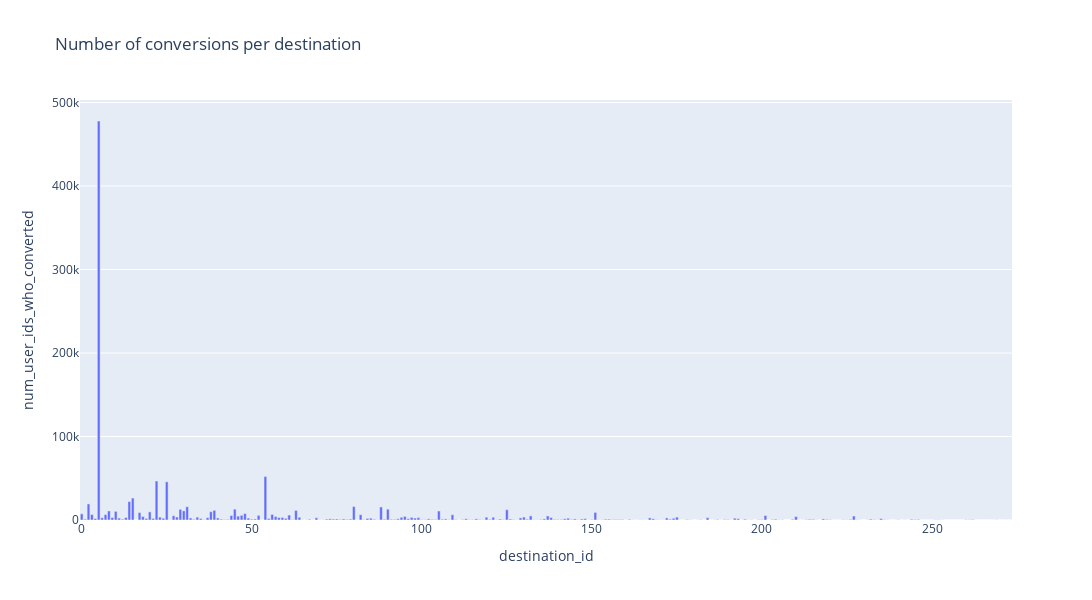
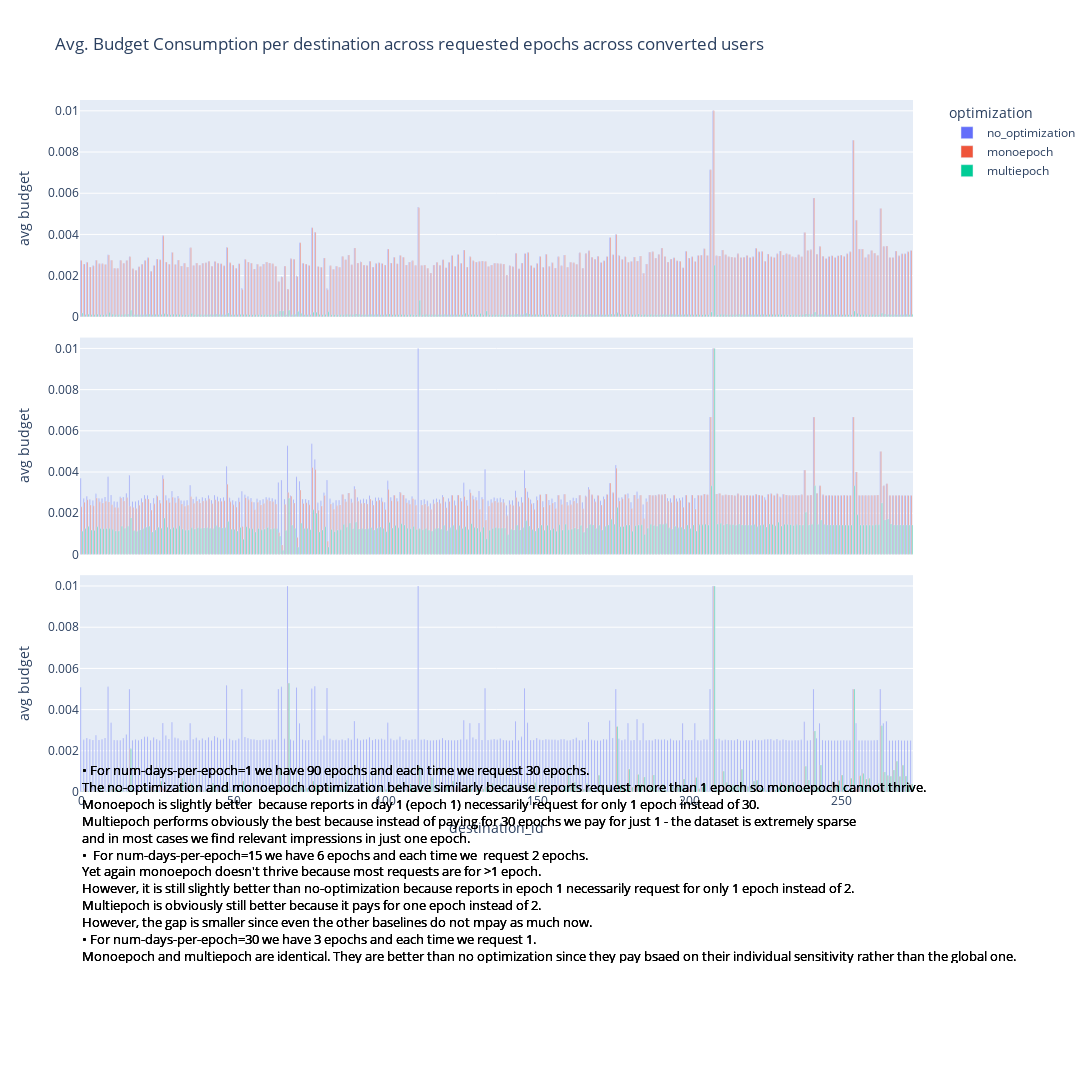
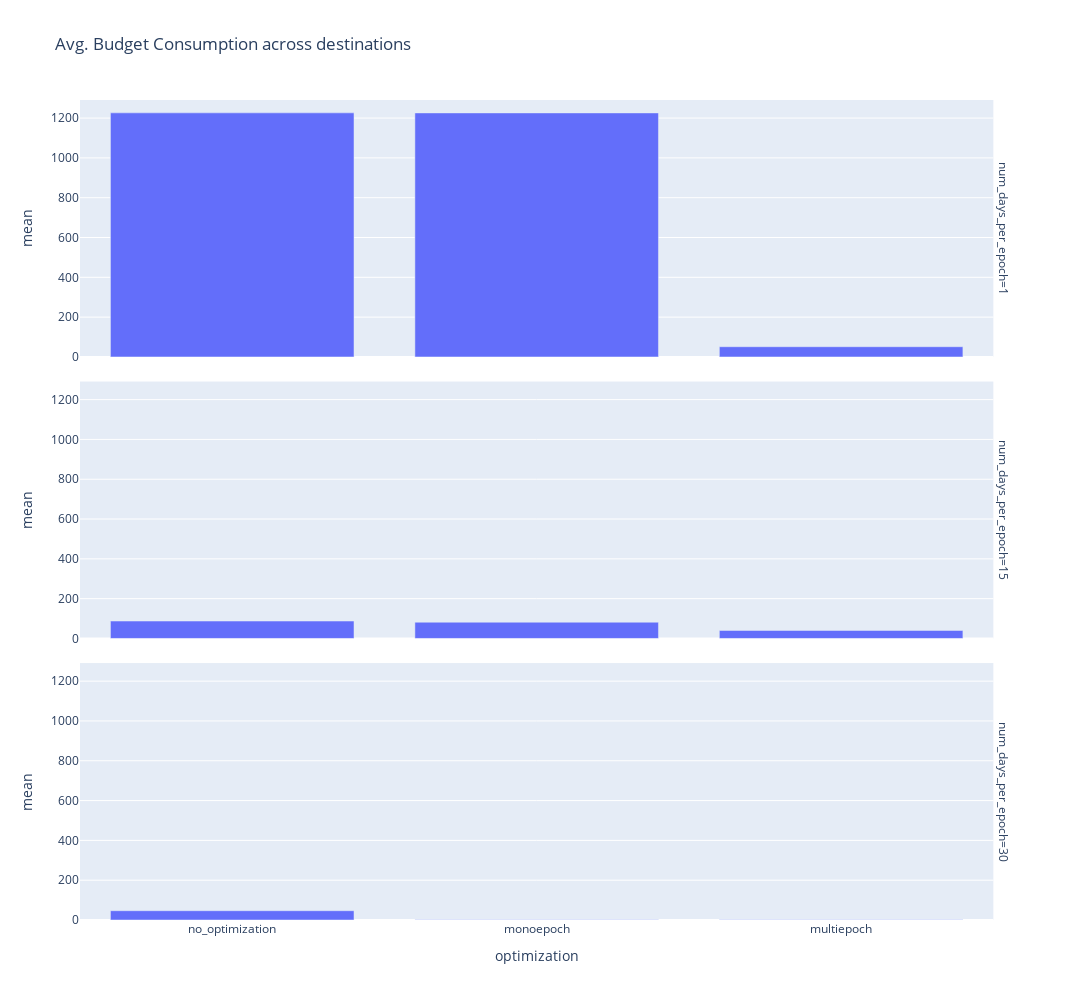
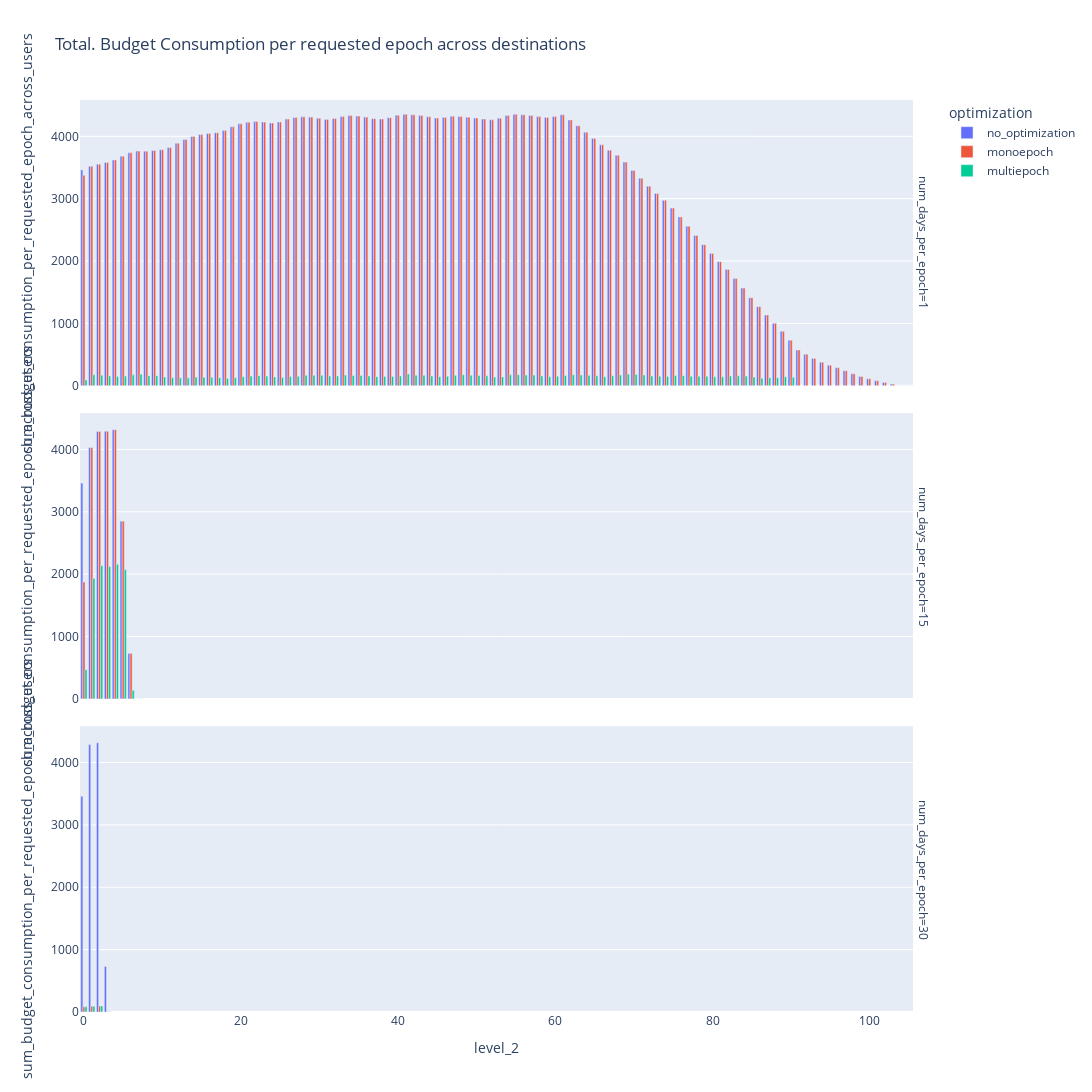

Source (notebook cell) for these figures, in order:
### Code cell
plot_budget_consumption(destinations_df)

### Figure 1 — Plotly figure (JSON) as saved in the notebook; plotly's stock layout.template omitted (floating-point values rounded to 4 significant figures; data arrays with more than 128 entries replaced by an {"elided": "..."} marker saying what was removed)
{"data": [{"alignmentgroup": "True", "hovertemplate": "destination_id=%{x}<br>num_user_ids_who_converted=%{y}<extra></extra>", "legendgroup": "", "marker": {"color": "#636efa", "pattern": {"shape": ""}}, "name": "", "offsetgroup": "", "orientation": "v", "showlegend": false, "textposition": "auto", "type": "bar", "x": {"elided": "274 int values"}, "xaxis": "x", "y": {"elided": "274 int values"}, "yaxis": "y"}], "layout": {"barmode": "relative", "height": 600, "legend": {"tracegroupgap": 0}, "title": {"text": "Number of conversions per destination"}, "width": 1100, "xaxis": {"anchor": "y", "autorange": true, "domain": [0, 1], "range": [-0.5, 273.5], "title": {"text": "destination_id"}, "type": "linear"}, "yaxis": {"anchor": "x", "autorange": true, "domain": [0, 1], "range": [0, 503040], "title": {"text": "num_user_ids_who_converted"}, "type": "linear"}}}

### Figure 2 — Plotly figure (JSON) as saved in the notebook; plotly's stock layout.template omitted (floating-point values rounded to 4 significant figures; data arrays with more than 128 entries replaced by an {"elided": "..."} marker saying what was removed)
{"data": [{"alignmentgroup": "True", "hovertemplate": "optimization=no_optimization<br>num_days_per_epoch=1<br>destination_id=%{x}<br>avg_budget_consumption_across_requested_epochs_across_converted_users=%{y}<extra></extra>", "legendgroup": "no_optimization", "marker": {"color": "#636efa", "pattern": {"shape": ""}}, "name": "no_optimization", "offsetgroup": "no_optimization", "orientation": "v", "showlegend": true, "textposition": "auto", "type": "bar", "x": {"elided": "274 int values"}, "xaxis": "x3", "y": {"elided": "274 float values"}, "yaxis": "y3"}, {"alignmentgroup": "True", "hovertemplate": "optimization=no_optimization<br>num_days_per_epoch=15<br>destination_id=%{x}<br>avg_budget_consumption_across_requested_epochs_across_converted_users=%{y}<extra></extra>", "legendgroup": "no_optimization", "marker": {"color": "#636efa", "pattern": {"shape": ""}}, "name": "no_optimization", "offsetgroup": "no_optimization", "orientation": "v", "showlegend": false, "textposition": "auto", "type": "bar", "x": {"elided": "274 int values"}, "xaxis": "x2", "y": {"elided": "274 float values"}, "yaxis": "y2"}, {"alignmentgroup": "True", "hovertemplate": "optimization=no_optimization<br>num_days_per_epoch=30<br>destination_id=%{x}<br>avg_budget_consumption_across_requested_epochs_across_converted_users=%{y}<extra></extra>", "legendgroup": "no_optimization", "marker": {"color": "#636efa", "pattern": {"shape": ""}}, "name": "no_optimization", "offsetgroup": "no_optimization", "orientation": "v", "showlegend": false, "textposition": "auto", "type": "bar", "x": {"elided": "274 int values"}, "xaxis": "x", "y": {"elided": "274 float values"}, "yaxis": "y"}, {"alignmentgroup": "True", "hovertemplate": "optimization=monoepoch<br>num_days_per_epoch=1<br>destination_id=%{x}<br>avg_budget_consumption_across_requested_epochs_across_converted_users=%{y}<extra></extra>", "legendgroup": "monoepoch", "marker": {"color": "#EF553B", "pattern": {"shape": ""}}, "name": "monoepoch", "offsetgroup": "monoepoch", "orientation": "v", "showlegend": true, "textposition": "auto", "type": "bar", "x": {"elided": "274 int values"}, "xaxis": "x3", "y": {"elided": "274 float values"}, "yaxis": "y3"}, {"alignmentgroup": "True", "hovertemplate": "optimization=monoepoch<br>num_days_per_epoch=15<br>destination_id=%{x}<br>avg_budget_consumption_across_requested_epochs_across_converted_users=%{y}<extra></extra>", "legendgroup": "monoepoch", "marker": {"color": "#EF553B", "pattern": {"shape": ""}}, "name": "monoepoch", "offsetgroup": "monoepoch", "orientation": "v", "showlegend": false, "textposition": "auto", "type": "bar", "x": {"elided": "274 int values"}, "xaxis": "x2", "y": {"elided": "274 float values"}, "yaxis": "y2"}, {"alignmentgroup": "True", "hovertemplate": "optimization=monoepoch<br>num_days_per_epoch=30<br>destination_id=%{x}<br>avg_budget_consumption_across_requested_epochs_across_converted_users=%{y}<extra></extra>", "legendgroup": "monoepoch", "marker": {"color": "#EF553B", "pattern": {"shape": ""}}, "name": "monoepoch", "offsetgroup": "monoepoch", "orientation": "v", "showlegend": false, "textposition": "auto", "type": "bar", "x": {"elided": "274 int values"}, "xaxis": "x", "y": {"elided": "274 float values"}, "yaxis": "y"}, {"alignmentgroup": "True", "hovertemplate": "optimization=multiepoch<br>num_days_per_epoch=1<br>destination_id=%{x}<br>avg_budget_consumption_across_requested_epochs_across_converted_users=%{y}<extra></extra>", "legendgroup": "multiepoch", "marker": {"color": "#00cc96", "pattern": {"shape": ""}}, "name": "multiepoch", "offsetgroup": "multiepoch", "orientation": "v", "showlegend": true, "textposition": "auto", "type": "bar", "x": {"elided": "274 int values"}, "xaxis": "x3", "y": {"elided": "274 float values"}, "yaxis": "y3"}, {"alignmentgroup": "True", "hovertemplate": "optimization=multiepoch<br>num_days_per_epoch=15<br>destination_id=%{x}<br>avg_budget_consumption_across_requested_epochs_across_converted_users=%{y}<extra></extra>", "legendgroup": "multiepoch", "marker": {"color": "#00cc96", "pattern": {"shape": ""}}, "name": "multiepoch", "offsetgroup": "multiepoch", "orientation": "v", "showlegend": false, "textposition": "auto", "type": "bar", "x": {"elided": "274 int values"}, "xaxis": "x2", "y": {"elided": "274 float values"}, "yaxis": "y2"}, {"alignmentgroup": "True", "hovertemplate": "optimization=multiepoch<br>num_days_per_epoch=30<br>destination_id=%{x}<br>avg_budget_consumption_across_requested_epochs_across_converted_users=%{y}<extra></extra>", "legendgroup": "multiepoch", "marker": {"color": "#00cc96", "pattern": {"shape": ""}}, "name": "multiepoch", "offsetgroup": "multiepoch", "orientation": "v", "showlegend": false, "textposition": "auto", "type": "bar", "x": {"elided": "274 int values"}, "xaxis": "x", "y": {"elided": "274 float values"}, "yaxis": "y"}], "layout": {"annotations": [{"align": "left", "font": {"color": "black", "size": 13}, "height": 200, "showarrow": false, "text": "• For num-days-per-epoch=1 we have 90 epochs and each time we request 30 epochs. <br>The no-optimization and monoepoch optimization behave similarly because reports request more than 1 epoch so monoepoch cannot thrive. <br>Monoepoch is slightly better  because reports in day 1 (epoch 1) necessarily request for only 1 epoch instead of 30. <br>Multiepoch performs obviously the best because instead of paying for 30 epochs we pay for just 1 - the dataset is extremely sparse <br>and in most cases we find relevant impressions in just one epoch. <br>•  For num-days-per-epoch=15 we have 6 epochs and each time we  request 2 epochs. <br>Yet again monoepoch doesn't thrive because most requests are for >1 epoch. <br>However, it is still slightly better than no-optimization because reports in epoch 1 necessarily request for only 1 epoch instead of 2. <br>Multiepoch is obviously still better because it pays for one epoch instead of 2. <br>However, the gap is smaller since even the other baselines do not mpay as much now. <br>• For num-days-per-epoch=30 we have 3 epochs and each time we request 1. <br>Monoepoch and multiepoch are identical. They are better than no optimization since they pay bsaed on their individual sensitivity rather than the global one.", "textangle": 0, "width": 1000, "x": 0, "xanchor": "left", "xref": "paper", "y": -0.25, "yanchor": "bottom", "yref": "paper"}, {"align": "left", "font": {"color": "black", "size": 13}, "height": 200, "showarrow": false, "text": "• For num-days-per-epoch=1 we have 90 epochs and each time we request 30 epochs. <br>The no-optimization and monoepoch optimization behave similarly because reports request more than 1 epoch so monoepoch cannot thrive. <br>Monoepoch is slightly better  because reports in day 1 (epoch 1) necessarily request for only 1 epoch instead of 30. <br>Multiepoch performs obviously the best because instead of paying for 30 epochs we pay for just 1 - the dataset is extremely sparse <br>and in most cases we find relevant impressions in just one epoch. <br>•  For num-days-per-epoch=15 we have 6 epochs and each time we  request 2 epochs. <br>Yet again monoepoch doesn't thrive because most requests are for >1 epoch. <br>However, it is still slightly better than no-optimization because reports in epoch 1 necessarily request for only 1 epoch instead of 2. <br>Multiepoch is obviously still better because it pays for one epoch instead of 2. <br>However, the gap is smaller since even the other baselines do not mpay as much now. <br>• For num-days-per-epoch=30 we have 3 epochs and each time we request 1. <br>Monoepoch and multiepoch are identical. They are better than no optimization since they pay bsaed on their individual sensitivity rather than the global one.", "textangle": 0, "width": 1000, "x": 0, "xanchor": "left", "xref": "paper", "y": -0.25, "yanchor": "bottom", "yref": "paper"}, {"align": "left", "font": {"color": "black", "size": 13}, "height": 200, "showarrow": false, "text": "• For num-days-per-epoch=1 we have 90 epochs and each time we request 30 epochs. <br>The no-optimization and monoepoch optimization behave similarly because reports request more than 1 epoch so monoepoch cannot thrive. <br>Monoepoch is slightly better  because reports in day 1 (epoch 1) necessarily request for only 1 epoch instead of 30. <br>Multiepoch performs obviously the best because instead of paying for 30 epochs we pay for just 1 - the dataset is extremely sparse <br>and in most cases we find relevant impressions in just one epoch. <br>•  For num-days-per-epoch=15 we have 6 epochs and each time we  request 2 epochs. <br>Yet again monoepoch doesn't thrive because most requests are for >1 epoch. <br>However, it is still slightly better than no-optimization because reports in epoch 1 necessarily request for only 1 epoch instead of 2. <br>Multiepoch is obviously still better because it pays for one epoch instead of 2. <br>However, the gap is smaller since even the other baselines do not mpay as much now. <br>• For num-days-per-epoch=30 we have 3 epochs and each time we request 1. <br>Monoepoch and multiepoch are identical. They are better than no optimization since they pay bsaed on their individual sensitivity rather than the global one.", "textangle": 0, "width": 1000, "x": 0, "xanchor": "left", "xref": "paper", "y": -0.25, "yanchor": "bottom", "yref": "paper"}], "barmode": "group", "height": 1600, "legend": {"title": {"text": "optimization"}, "tracegroupgap": 0}, "margin": {"b": 300}, "title": {"text": "Avg. Budget Consumption per destination across requested epochs across converted users"}, "width": 1100, "xaxis": {"anchor": "y", "autorange": true, "domain": [0, 0.98], "range": [-0.5, 273.5], "title": {"text": "destination_id"}, "type": "linear"}, "xaxis2": {"anchor": "y2", "autorange": true, "domain": [0, 0.98], "matches": "x", "range": [-0.5, 273.5], "showticklabels": false, "type": "linear"}, "xaxis3": {"anchor": "y3", "autorange": true, "domain": [0, 0.98], "matches": "x", "range": [-0.5, 273.5], "showticklabels": false, "type": "linear"}, "yaxis": {"anchor": "x", "autorange": true, "domain": [0, 0.3133], "range": [0, 0.01053], "title": {"text": "avg budget"}, "type": "linear"}, "yaxis2": {"anchor": "x2", "autorange": true, "domain": [0.3433, 0.6567], "matches": "y", "range": [0, 0.01053], "title": {"text": "avg budget"}, "type": "linear"}, "yaxis3": {"anchor": "x3", "autorange": true, "domain": [0.6867, 1.0], "matches": "y", "range": [0, 0.01053], "title": {"text": "avg budget"}, "type": "linear"}}}

### Figure 3 — Plotly figure (JSON) as saved in the notebook; plotly's stock layout.template omitted (floating-point values rounded to 4 significant figures)
{"data": [{"alignmentgroup": "True", "hovertemplate": "num_days_per_epoch=1<br>optimization=%{x}<br>mean=%{y}<extra></extra>", "legendgroup": "", "marker": {"color": "#636efa", "pattern": {"shape": ""}}, "name": "", "offsetgroup": "", "orientation": "v", "showlegend": false, "textposition": "auto", "type": "bar", "x": ["no_optimization", "monoepoch", "multiepoch"], "xaxis": "x3", "y": [1226.0, 1226.0, 51.31], "yaxis": "y3"}, {"alignmentgroup": "True", "hovertemplate": "num_days_per_epoch=15<br>optimization=%{x}<br>mean=%{y}<extra></extra>", "legendgroup": "", "marker": {"color": "#636efa", "pattern": {"shape": ""}}, "name": "", "offsetgroup": "", "orientation": "v", "showlegend": false, "textposition": "auto", "type": "bar", "x": ["no_optimization", "monoepoch", "multiepoch"], "xaxis": "x2", "y": [87.46, 81.67, 40.24], "yaxis": "y2"}, {"alignmentgroup": "True", "hovertemplate": "num_days_per_epoch=30<br>optimization=%{x}<br>mean=%{y}<extra></extra>", "legendgroup": "", "marker": {"color": "#636efa", "pattern": {"shape": ""}}, "name": "", "offsetgroup": "", "orientation": "v", "showlegend": false, "textposition": "auto", "type": "bar", "x": ["no_optimization", "monoepoch", "multiepoch"], "xaxis": "x", "y": [46.7, 1.0, 1.0], "yaxis": "y"}], "layout": {"annotations": [{"showarrow": false, "text": "num_days_per_epoch=30", "textangle": 90, "x": 0.98, "xanchor": "left", "xref": "paper", "y": 0.1567, "yanchor": "middle", "yref": "paper"}, {"showarrow": false, "text": "num_days_per_epoch=15", "textangle": 90, "x": 0.98, "xanchor": "left", "xref": "paper", "y": 0.5, "yanchor": "middle", "yref": "paper"}, {"showarrow": false, "text": "num_days_per_epoch=1", "textangle": 90, "x": 0.98, "xanchor": "left", "xref": "paper", "y": 0.8433, "yanchor": "middle", "yref": "paper"}], "barmode": "relative", "height": 1000, "legend": {"tracegroupgap": 0}, "title": {"text": "Avg. Budget Consumption across destinations"}, "width": 1100, "xaxis": {"anchor": "y", "autorange": true, "domain": [0, 0.98], "range": [-0.5, 2.5], "title": {"text": "optimization"}, "type": "category"}, "xaxis2": {"anchor": "y2", "autorange": true, "domain": [0, 0.98], "matches": "x", "range": [-0.5, 2.5], "showticklabels": false, "type": "category"}, "xaxis3": {"anchor": "y3", "autorange": true, "domain": [0, 0.98], "matches": "x", "range": [-0.5, 2.5], "showticklabels": false, "type": "category"}, "yaxis": {"anchor": "x", "autorange": true, "domain": [0, 0.3133], "range": [0, 1291.0], "title": {"text": "mean"}, "type": "linear"}, "yaxis2": {"anchor": "x2", "autorange": true, "domain": [0.3433, 0.6567], "matches": "y", "range": [0, 1291.0], "title": {"text": "mean"}, "type": "linear"}, "yaxis3": {"anchor": "x3", "autorange": true, "domain": [0.6867, 1.0], "matches": "y", "range": [0, 1291.0], "title": {"text": "mean"}, "type": "linear"}}}

### Figure 4 — Plotly figure (JSON) as saved in the notebook; plotly's stock layout.template omitted (floating-point values rounded to 4 significant figures)
{"data": [{"alignmentgroup": "True", "hovertemplate": "optimization=no_optimization<br>num_days_per_epoch=1<br>level_2=%{x}<br>sum_budget_consumption_per_requested_epoch_across_users=%{y}<extra></extra>", "legendgroup": "no_optimization", "marker": {"color": "#636efa", "pattern": {"shape": ""}}, "name": "no_optimization", "offsetgroup": "no_optimization", "orientation": "v", "showlegend": true, "textposition": "auto", "type": "bar", "x": [0, 1, 2, 3, 4, 5, 6, 7, 8, 9, 10, 11, 12, 13, 14, 15, 16, 17, 18, 19, 20, 21, 22, 23, 24, 25, 26, 27, 28, 29, 30, 31, 32, 33, 34, 35, 36, 37, 38, 39, 40, 41, 42, 43, 44, 45, 46, 47, 48, 49, 50, 51, 52, 53, 54, 55, 56, 57, 58, 59, 60, 61, 62, 63, 64, 65, 66, 67, 68, 69, 70, 71, 72, 73, 74, 75, 76, 77, 78, 79, 80, 81, 82, 83, 84, 85, 86, 87, 88, 89, 90, 91, 92, 93, 94, 95, 96, 97, 98, 99, 100, 101, 102, 103, 104, 105], "xaxis": "x3", "y": [3461.0, 3520.0, 3553.0, 3579.0, 3621.0, 3681.0, 3736.0, 3764.0, 3762.0, 3773.0, 3783.0, 3821.0, 3890.0, 3948.0, 3998.0, 4029.0, 4045.0, 4057.0, 4091.0, 4153.0, 4200.0, 4224.0, 4237.0, 4228.0, 4212.0, 4229.0, 4277.0, 4301.0, 4313.0, 4308.0, 4288.0, 4270.0, 4285.0, 4317.0, 4332.0, 4324.0, 4308.0, 4284.0, 4278.0, 4298.0, 4339.0, 4353.0, 4344.0, 4332.0, 4312.0, 4292.0, 4300.0, 4323.0, 4317.0, 4308.0, 4295.0, 4277.0, 4264.0, 4291.0, 4333.0, 4353.0, 4345.0, 4333.0, 4316.0, 4301.0, 4316.0, 4344.0, 4263.0, 4169.0, 4066.0, 3966.0, 3863.0, 3777.0, 3696.0, 3586.0, 3454.0, 3327.0, 3198.0, 3082.0, 2973.0, 2850.0, 2708.0, 2556.0, 2411.0, 2262.0, 2122.0, 1990.0, 1864.0, 1718.0, 1566.0, 1413.0, 1268.0, 1135.0, 1000.0, 874.1, 729.3, 574.2, 504.6, 436.4, 378.5, 330.0, 288.6, 242.4, 192.6, 149.8, 112.2, 79.53, 52.87, 27.59, 0.35, 0.01], "yaxis": "y3"}, {"alignmentgroup": "True", "hovertemplate": "optimization=no_optimization<br>num_days_per_epoch=15<br>level_2=%{x}<br>sum_budget_consumption_per_requested_epoch_across_users=%{y}<extra></extra>", "legendgroup": "no_optimization", "marker": {"color": "#636efa", "pattern": {"shape": ""}}, "name": "no_optimization", "offsetgroup": "no_optimization", "orientation": "v", "showlegend": false, "textposition": "auto", "type": "bar", "x": [0, 1, 2, 3, 4, 5, 6, 7], "xaxis": "x2", "y": [3461.0, 4029.0, 4288.0, 4292.0, 4316.0, 2850.0, 729.3, 0.01], "yaxis": "y2"}, {"alignmentgroup": "True", "hovertemplate": "optimization=no_optimization<br>num_days_per_epoch=30<br>level_2=%{x}<br>sum_budget_consumption_per_requested_epoch_across_users=%{y}<extra></extra>", "legendgroup": "no_optimization", "marker": {"color": "#636efa", "pattern": {"shape": ""}}, "name": "no_optimization", "offsetgroup": "no_optimization", "orientation": "v", "showlegend": false, "textposition": "auto", "type": "bar", "x": [0, 1, 2, 3], "xaxis": "x", "y": [3461.0, 4288.0, 4316.0, 729.3], "yaxis": "y"}, {"alignmentgroup": "True", "hovertemplate": "optimization=monoepoch<br>num_days_per_epoch=1<br>level_2=%{x}<br>sum_budget_consumption_per_requested_epoch_across_users=%{y}<extra></extra>", "legendgroup": "monoepoch", "marker": {"color": "#EF553B", "pattern": {"shape": ""}}, "name": "monoepoch", "offsetgroup": "monoepoch", "orientation": "v", "showlegend": true, "textposition": "auto", "type": "bar", "x": [0, 1, 2, 3, 4, 5, 6, 7, 8, 9, 10, 11, 12, 13, 14, 15, 16, 17, 18, 19, 20, 21, 22, 23, 24, 25, 26, 27, 28, 29, 30, 31, 32, 33, 34, 35, 36, 37, 38, 39, 40, 41, 42, 43, 44, 45, 46, 47, 48, 49, 50, 51, 52, 53, 54, 55, 56, 57, 58, 59, 60, 61, 62, 63, 64, 65, 66, 67, 68, 69, 70, 71, 72, 73, 74, 75, 76, 77, 78, 79, 80, 81, 82, 83, 84, 85, 86, 87, 88, 89, 90, 91, 92, 93, 94, 95, 96, 97, 98, 99, 100, 101, 102, 103, 104, 105], "xaxis": "x3", "y": [3376.0, 3520.0, 3553.0, 3579.0, 3621.0, 3681.0, 3736.0, 3764.0, 3762.0, 3773.0, 3783.0, 3821.0, 3890.0, 3948.0, 3998.0, 4029.0, 4045.0, 4057.0, 4091.0, 4153.0, 4200.0, 4224.0, 4237.0, 4228.0, 4212.0, 4229.0, 4277.0, 4301.0, 4313.0, 4308.0, 4288.0, 4270.0, 4285.0, 4317.0, 4332.0, 4324.0, 4308.0, 4284.0, 4278.0, 4298.0, 4339.0, 4353.0, 4344.0, 4332.0, 4312.0, 4292.0, 4300.0, 4323.0, 4317.0, 4308.0, 4295.0, 4277.0, 4264.0, 4291.0, 4333.0, 4353.0, 4345.0, 4333.0, 4316.0, 4301.0, 4316.0, 4344.0, 4263.0, 4169.0, 4066.0, 3966.0, 3863.0, 3777.0, 3696.0, 3586.0, 3454.0, 3327.0, 3198.0, 3082.0, 2973.0, 2850.0, 2708.0, 2556.0, 2411.0, 2262.0, 2122.0, 1990.0, 1864.0, 1718.0, 1566.0, 1413.0, 1268.0, 1135.0, 1000.0, 874.1, 729.3, 574.2, 504.6, 436.4, 378.5, 330.0, 288.6, 242.4, 192.6, 149.8, 112.2, 79.53, 52.87, 27.59, 0.35, 0.01], "yaxis": "y3"}, {"alignmentgroup": "True", "hovertemplate": "optimization=monoepoch<br>num_days_per_epoch=15<br>level_2=%{x}<br>sum_budget_consumption_per_requested_epoch_across_users=%{y}<extra></extra>", "legendgroup": "monoepoch", "marker": {"color": "#EF553B", "pattern": {"shape": ""}}, "name": "monoepoch", "offsetgroup": "monoepoch", "orientation": "v", "showlegend": false, "textposition": "auto", "type": "bar", "x": [0, 1, 2, 3, 4, 5, 6, 7], "xaxis": "x2", "y": [1875.0, 4029.0, 4288.0, 4292.0, 4316.0, 2850.0, 729.3, 0.01], "yaxis": "y2"}, {"alignmentgroup": "True", "hovertemplate": "optimization=monoepoch<br>num_days_per_epoch=30<br>level_2=%{x}<br>sum_budget_consumption_per_requested_epoch_across_users=%{y}<extra></extra>", "legendgroup": "monoepoch", "marker": {"color": "#EF553B", "pattern": {"shape": ""}}, "name": "monoepoch", "offsetgroup": "monoepoch", "orientation": "v", "showlegend": false, "textposition": "auto", "type": "bar", "x": [0, 1, 2, 3], "xaxis": "x", "y": [82.37, 92.29, 95.49, 3.926], "yaxis": "y"}, {"alignmentgroup": "True", "hovertemplate": "optimization=multiepoch<br>num_days_per_epoch=1<br>level_2=%{x}<br>sum_budget_consumption_per_requested_epoch_across_users=%{y}<extra></extra>", "legendgroup": "multiepoch", "marker": {"color": "#00cc96", "pattern": {"shape": ""}}, "name": "multiepoch", "offsetgroup": "multiepoch", "orientation": "v", "showlegend": true, "textposition": "auto", "type": "bar", "x": [0, 1, 2, 3, 4, 5, 6, 7, 8, 9, 10, 11, 12, 13, 14, 15, 16, 17, 18, 19, 20, 21, 22, 23, 24, 25, 26, 27, 28, 29, 30, 31, 32, 33, 34, 35, 36, 37, 38, 39, 40, 41, 42, 43, 44, 45, 46, 47, 48, 49, 50, 51, 52, 53, 54, 55, 56, 57, 58, 59, 60, 61, 62, 63, 64, 65, 66, 67, 68, 69, 70, 71, 72, 73, 74, 75, 76, 77, 78, 79, 80, 81, 82, 83, 84, 85, 86, 87, 88, 89, 90, 91, 92, 93, 94, 95, 96, 97, 98, 99, 100, 101, 102, 103, 104, 105], "xaxis": "x3", "y": [91.84, 176.8, 169.6, 158.0, 147.6, 154.8, 174.9, 184.1, 160.9, 160.7, 141.2, 126.8, 126.7, 126.6, 138.6, 137.7, 135.5, 130.0, 118.0, 128.9, 145.3, 154.8, 161.1, 154.9, 142.4, 133.9, 147.7, 154.0, 169.0, 169.0, 167.1, 155.2, 155.1, 170.7, 166.0, 165.4, 158.3, 146.1, 147.9, 147.0, 157.1, 189.1, 166.7, 167.8, 157.2, 145.0, 151.1, 167.1, 175.4, 170.5, 166.0, 159.6, 138.7, 141.6, 174.8, 178.1, 171.6, 172.4, 158.2, 144.8, 153.2, 163.3, 178.0, 173.9, 166.6, 159.6, 144.6, 159.1, 173.7, 186.6, 179.9, 172.8, 155.8, 153.1, 149.1, 165.3, 161.3, 152.9, 151.5, 151.0, 143.0, 142.9, 155.2, 159.4, 154.6, 141.5, 120.1, 129.4, 126.6, 144.4, 136.5, 1.36, 0, 0, 0, 0, 0, 0, 0, 0, 0, 0, 0, 0, 0, 0], "yaxis": "y3"}, {"alignmentgroup": "True", "hovertemplate": "optimization=multiepoch<br>num_days_per_epoch=15<br>level_2=%{x}<br>sum_budget_consumption_per_requested_epoch_across_users=%{y}<extra></extra>", "legendgroup": "multiepoch", "marker": {"color": "#00cc96", "pattern": {"shape": ""}}, "name": "multiepoch", "offsetgroup": "multiepoch", "orientation": "v", "showlegend": false, "textposition": "auto", "type": "bar", "x": [0, 1, 2, 3, 4, 5, 6, 7], "xaxis": "x2", "y": [467.1, 1931.0, 2135.0, 2122.0, 2158.0, 2073.0, 137.8, 0], "yaxis": "y2"}, {"alignmentgroup": "True", "hovertemplate": "optimization=multiepoch<br>num_days_per_epoch=30<br>level_2=%{x}<br>sum_budget_consumption_per_requested_epoch_across_users=%{y}<extra></extra>", "legendgroup": "multiepoch", "marker": {"color": "#00cc96", "pattern": {"shape": ""}}, "name": "multiepoch", "offsetgroup": "multiepoch", "orientation": "v", "showlegend": false, "textposition": "auto", "type": "bar", "x": [0, 1, 2, 3], "xaxis": "x", "y": [82.37, 92.29, 95.49, 3.926], "yaxis": "y"}], "layout": {"annotations": [{"showarrow": false, "text": "num_days_per_epoch=30", "textangle": 90, "x": 0.98, "xanchor": "left", "xref": "paper", "y": 0.1567, "yanchor": "middle", "yref": "paper"}, {"showarrow": false, "text": "num_days_per_epoch=15", "textangle": 90, "x": 0.98, "xanchor": "left", "xref": "paper", "y": 0.5, "yanchor": "middle", "yref": "paper"}, {"showarrow": false, "text": "num_days_per_epoch=1", "textangle": 90, "x": 0.98, "xanchor": "left", "xref": "paper", "y": 0.8433, "yanchor": "middle", "yref": "paper"}], "barmode": "group", "height": 1600, "legend": {"title": {"text": "optimization"}, "tracegroupgap": 0}, "title": {"text": "Total. Budget Consumption per requested epoch across destinations"}, "width": 1100, "xaxis": {"anchor": "y", "autorange": true, "domain": [0, 0.98], "range": [-0.5, 105.5], "title": {"text": "level_2"}, "type": "linear"}, "xaxis2": {"anchor": "y2", "autorange": true, "domain": [0, 0.98], "matches": "x", "range": [-0.5, 105.5], "showticklabels": false, "type": "linear"}, "xaxis3": {"anchor": "y3", "autorange": true, "domain": [0, 0.98], "matches": "x", "range": [-0.5, 105.5], "showticklabels": false, "type": "linear"}, "yaxis": {"anchor": "x", "autorange": true, "domain": [0, 0.3133], "range": [0, 4582.0], "title": {"text": "sum_budget_consumption_per_requested_epoch_across_users"}, "type": "linear"}, "yaxis2": {"anchor": "x2", "autorange": true, "domain": [0.3433, 0.6567], "matches": "y", "range": [0, 4582.0], "title": {"text": "sum_budget_consumption_per_requested_epoch_across_users"}, "type": "linear"}, "yaxis3": {"anchor": "x3", "autorange": true, "domain": [0.6867, 1.0], "matches": "y", "range": [0, 4582.0], "title": {"text": "sum_budget_consumption_per_requested_epoch_across_users"}, "type": "linear"}}}
